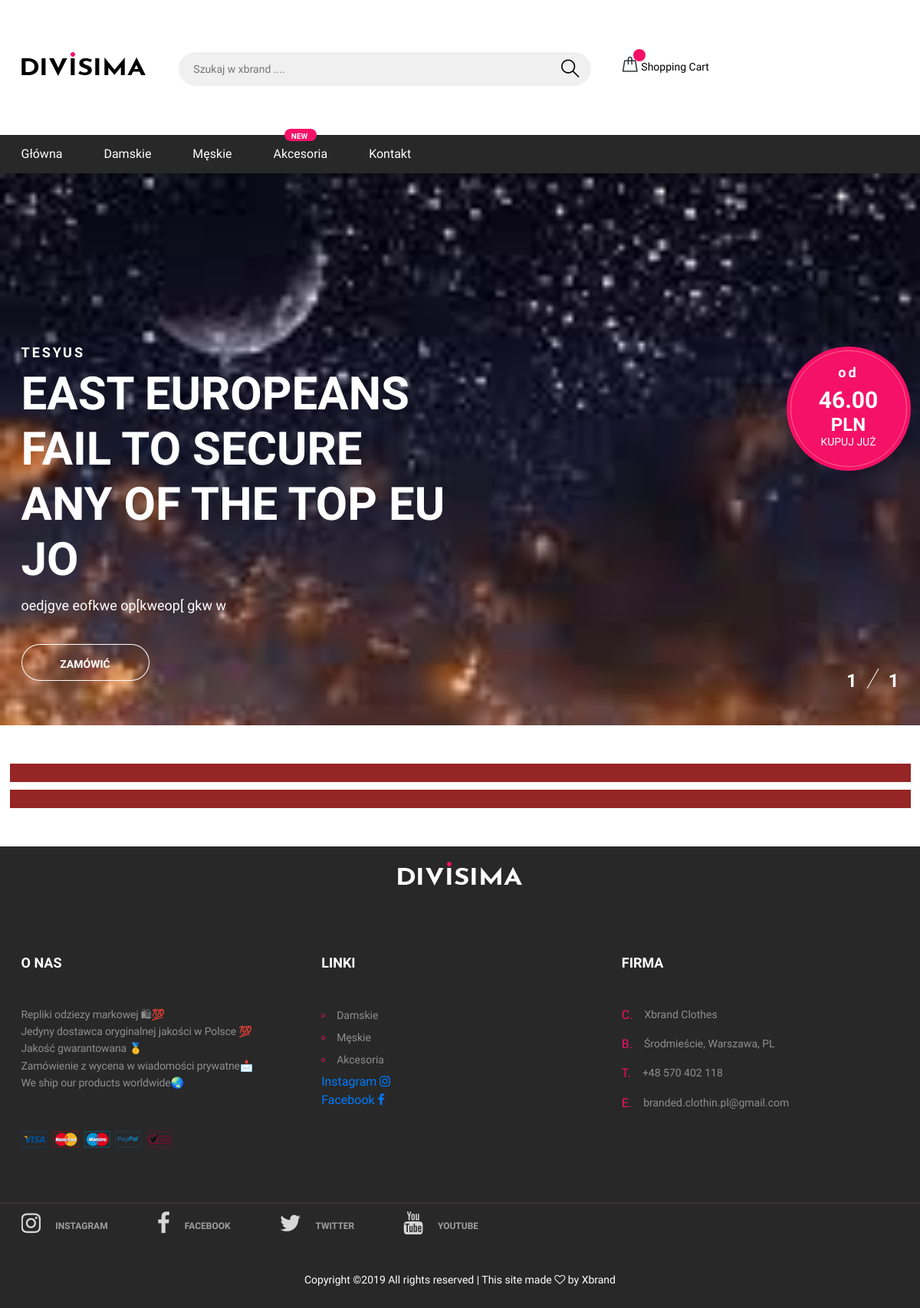
The page / on the database its author committed.
### xbrand/models.py (models this page shows, shortened)
class Banner(models.Model):
    title = models.CharField(max_length=50, blank=False)
    tesis = models.CharField(max_length=30, blank=True)
    description = models.TextField(max_length=500, null=True, blank=True)
    image = models.ImageField(upload_to='banner/', help_text='Banner image', blank=False)
    price = models.DecimalField(max_digits=7, decimal_places=2, blank=False)

### xbrand/views.py (the view)
# urls.py: 2. Add a URL to urlpatterns:  path('', views.home, name='home')
def home(request):
    banner = Banner.objects.all()
    return render(request, 'xbrand/index.html', {'banners': banner})

### xbrand/templates/xbrand/index.html (shortened to what this page needs)
{% extends 'xbrand/base/base.html' %}
{% load staticfiles %}
{% block content %}
    <div class="container">
        <div class="row">
            <div class="col-lg-6 col-sm-12 ban banleft">
            </div>
            <div class="col-lg-6 col-sm-12 ban banrigth">
            </div>
            <div class="col-lg-12 col-sm-12 ban bandown">
            </div>
        </div>
    </div>
{% endblock %}

### xbrand/templates/xbrand/base/header.html
{% load staticfiles %}
<header class="header-section">
    <div class="header-top">
        <div class="container">
            <div class="row">
                <div class="col-lg-2 text-center text-lg-left">
                    <a href="./index.html" class="site-logo">
                        <img src="{% static 'img/logo.png' %}" alt="">
                    </a>
                </div>
                <div class="col-xl-6 col-lg-5">
                    <form class="header-search-form">
                        <input type="text" placeholder="Szukaj w xbrand ....">
                        <button><i class="flaticon-search"></i></button>
                    </form>
                </div>
                <div class="col-xl-4 col-lg-5">
                    <div class="user-panel">
                        <div class="up-item">
                            <div class="shopping-card">
                                <i class="flaticon-bag"></i>
                                <span></span>
                            </div>
                            <a href="{% url 'contact' %}">Shopping Cart</a>
                        </div>
                    </div>
                </div>
            </div>
        </div>
    </div>
    <nav class="main-navbar">
        <div class="container">
            <ul class="main-menu">
                <li><a href="{% url 'home' %}">Główna</a></li>
                <li><a href="{% url 'women' %}">Damskie</a></li>
                <li><a href="{% url 'men' %}">Męskie</a></li>
                <li><a href="{% url 'jewelry' %}">Akcesoria
                    <span class="new">New</span></a>
                </li>
                <li><a href="{% url 'contact' %}">Kontakt</a></li>
            </ul>
        </div>
    </nav>
</header>
<section class="hero-section">
		<div class="hero-slider owl-carousel">
            {% for banner in banners %}
			<div class="hs-item set-bg" data-setbg="{{ banner.image.url }}">
				<div class="container">
					<div class="row">
						<div class="col-xl-6 col-lg-7 text-white">
							<span>{{ banner.tesis }}</span>
							<h2>{{ banner.title }}</h2>
							<p>{{ banner.description }}</p>
							<a href="{% url 'contact' %}" class="site-btn sb-line">Zamówić</a>
						</div>
					</div>
					<div class="offer-card text-white">
						<span>od</span>
                        <h3>{{ banner.price }}</h3>
                        <h4>PLN</h4>
						<p>Kupuj już</p>
					</div>
				</div>
            </div>
            {% endfor %}
		</div>
		<div class="container">
			<div class="slide-num-holder" id="snh-1"></div>
		</div>
	</section>

### rows shown on the page
Banner: tesis "TESYUS", title "EAST EUROPEANS FAIL TO SECURE ANY OF THE TOP EU JO", description "oedjgve eofkwe op[kweop[ gkw w", price "46.00"
